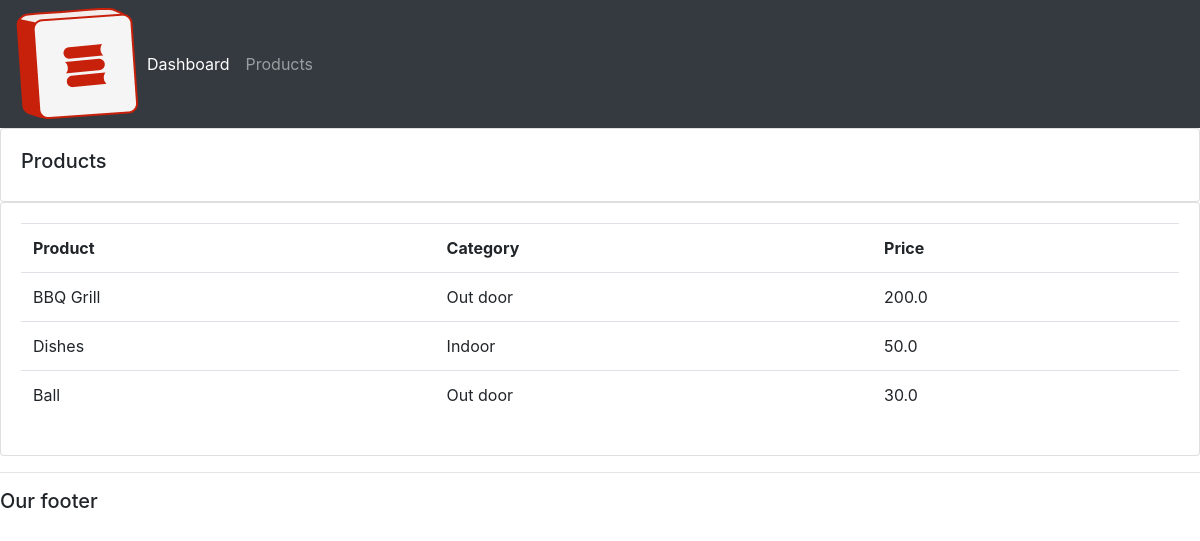
Screenshot of /products/ with the database file from the repository.
### accounts/models.py (models this page shows, shortened)
class Product(models.Model):
    CATEGORY = (
        ("Indoor", "Indoor"),
        ("Out door", "Out door"),
    )
    name = models.CharField(max_length=200, null=True)
    price = models.FloatField(null=True)
    category = models.CharField(max_length=200, null=True, choices=CATEGORY)
    description = models.CharField(max_length=200, null=True, blank=True)
    date_created = models.DateTimeField(auto_now_add=True, null=True)
    tag = models.ManyToManyField(Tag)

### accounts/views.py (the view)
# urls.py: path("products/", views.products, name="products"),
def products(request):
    products = Product.objects.all()
    return render(request, "accounts/products.html", {"products": products})

### accounts/templates/accounts/products.html
{% extends 'accounts/main.html' %}
{% block content %}
    <div class="row">
        <div class="col-md">
            <div class="card card-body">
                <h5>Products</h5>
            </div>
            <div class="card card-body">
                <table class="table">
                    <tr>
                        <th>Product</th>
                        <th>Category</th>
                        <th>Price</th>
                    </tr>
                    {% for i in products %}
                    <tr>
                        <td>{{i.name}}</td>
                        <td>{{i.category}}</td>
                        <td>{{i.price}}</td>
                    </tr>
                    {% endfor %}
                </table>
            </div>
        </div>
    </div>
{% endblock %}

### rows the page displays
Product: name "BBQ Grill", category "Out door", price "200.0"
Product: name "Dishes", category "Indoor", price "50.0"
Product: name "Ball", category "Out door", price "30.0"
